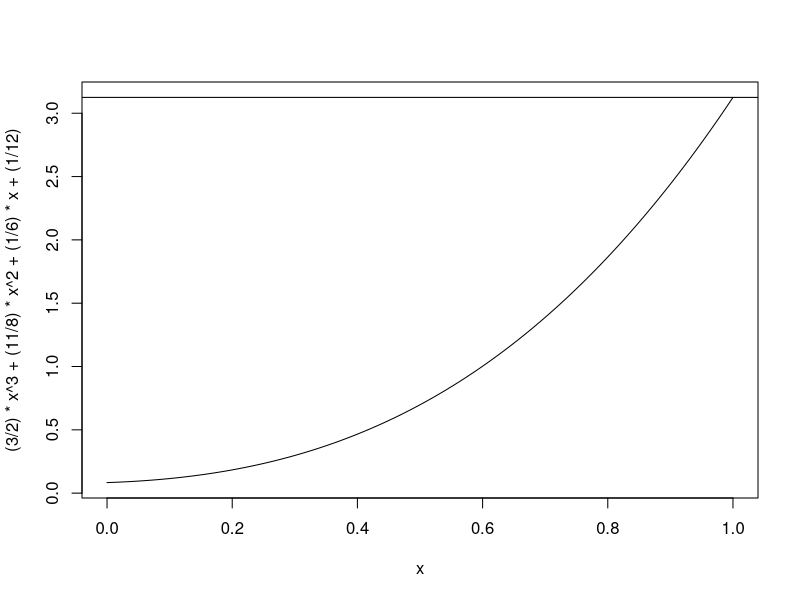
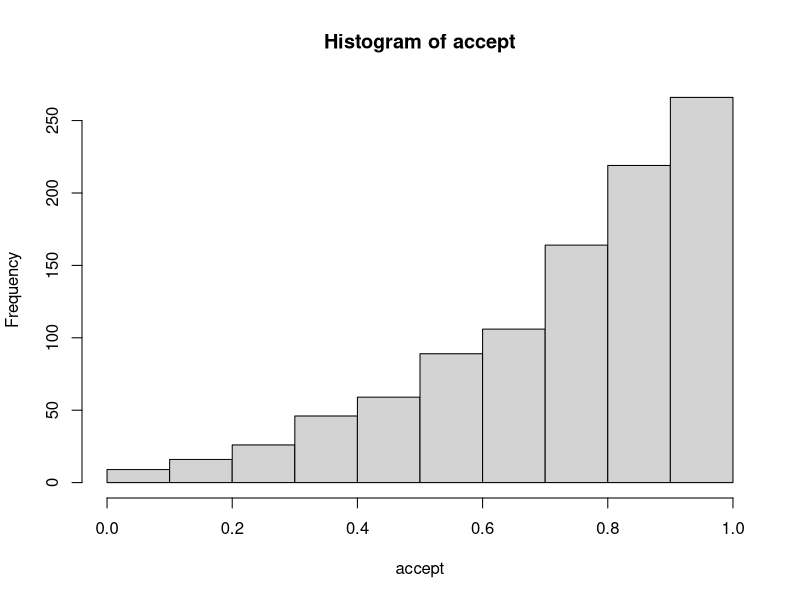

These figures' R source, in order:
## ---- chunk 1
curve((3/2)*x^3+(11/8)*x^2+(1/6)*x+(1/12), 0, 1)
abline(a = 3.125, b=0)
## ---- chunk 2
X = runif(4500, 0 ,1)
U = runif(4500, 0 ,1)
## ---- chunk 3
pi_x <- function(x) {
  new_x = (3/2)*(x^3)+(11/8)*(x^2)+(1/6)*(x)+(1/12)
  return(new_x)
}
## ---- chunk 4
count = 1
accept = c()
## ---- chunk 5
while(count<=4500 & length(accept)<1000){
  test_u = U[count]
  test_x = pi_x(X[count])/(3.125*dunif(X[count],0,1))
  if (test_u <= test_x){
    accept = rbind(accept, X[count])
    count = count + 1
  }
  count = count+1
}
## ---- chunk 6
hist(accept)
